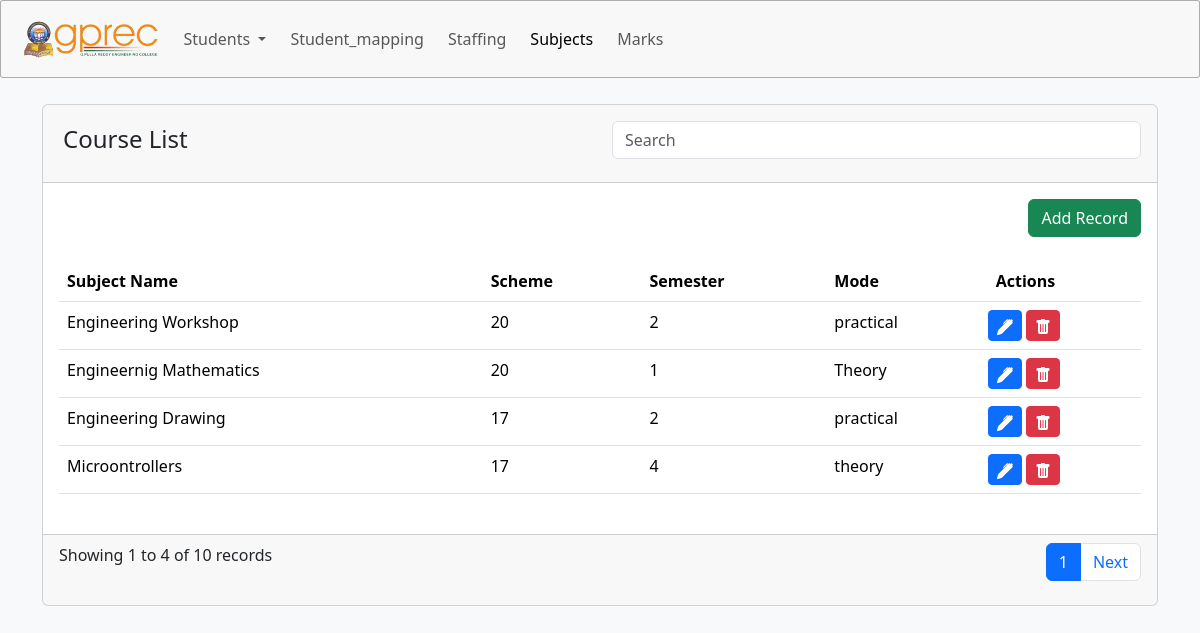
The page /show on the database its author committed.
### acad/models.py (models this page shows, shortened)
class Subjects(models.Model):
    course_code=models.CharField(max_length=10)
    subject=models.CharField(max_length=50)
    category=models.CharField(max_length=6)
    scheme=models.IntegerField()
    semester=models.IntegerField()
    mode=models.CharField(max_length=10)
    credits=models.DecimalField(max_digits=10, decimal_places=2)
    type=models.CharField(max_length=10)
    end_exam_marks=models.IntegerField()
    cia_marks=models.IntegerField()
    total_marks=models.IntegerField()

### acad/views.py (the view)
# urls.py: path('show', views.show, name='show'),
def show(request):
    subjects_records = Subjects.objects.all().order_by('-id')
    subjects_with_branches = []
    for subject_record in subjects_records:
        course_code = subject_record.course_code
        branches = Branch.objects.filter(course_code=course_code).values_list('branch', flat=True)
        subjects_with_branches.append({'subject': subject_record, 'branches': branches})
    page = request.GET.get('page', 1)
    records_per_page = 4
    paginator = Paginator(subjects_with_branches, records_per_page)
    try:
        records = paginator.page(page)
    except EmptyPage:
        records = paginator.page(paginator.num_pages)
    return render(request, 'show.html', {'records': records})

### templates/show.html (shortened to what this page needs)
{% extends "base.html" %}
{% block body %}
{% load static %}
<link rel="stylesheet" href="{% static "bbbootstrap.css" %}">
<div class="container my-5">
    <div class="card">
        <div class="card-header p-3">
            <div class="row">
                <div class="col-md-6">
                    <h4 class="p-1">Course List</h4>
                </div>
                <div class="col-md-6 text-right">
                    <input type="text" id="searchInput" class="form-control" placeholder="Search">
                </div>
            </div>
        </div>
        <div class="card-body">
            <div class="row">
                <div class="col">
                    <a href="{% url 'subject' %}" class="btn btn-success float-end mb-4">Add Record</a>
                </div>
            </div>
            <div class="row">
                <div class="table-responsive">
                    <table class="table" id="dataTable">
                        <thead>
                            <tr>
                                <th>Subject Name</th>
                                <th>Scheme</th>
                                <th>Semester</th>
                                <th>Mode</th>
                                <th>Actions</th>
                            </tr>
                        </thead>
                        <tbody>
                            {% for record in records %}
                            <tr>
                                <td>{{ record.subject.subject }}</td>
                                <td>{{ record.subject.scheme }}</td>
                                <td>{{ record.subject.semester }}</td>
                                <td>{{ record.subject.mode }}</td>
                                <td class="mx-0 px-0">
                                    <button class="btn btn-sm btn-primary" data-bs-toggle="modal"
                                        data-bs-target="#editModal{{ record.subject.id }}">
                                    </button>
                                    <button class="btn btn-sm btn-danger" data-bs-toggle="modal"
                                        data-bs-target="#deleteModal{{ record.subject.id }}">
                                    </button>
                                </td>
                            </tr>
                            {% endfor %}
                        </tbody>
                    </table>
                </div>
            </div>
        </div>
        <div class="card-footer mt-2">
            <div class="d-flex justify-content-between">
                <span>Showing {{ records.start_index }} to {{ records.end_index }} of {{ records.paginator.count }}
                    records</span>
                <ul class="pagination">
                    <li class="page-item active"><span class="page-link">{{ records.number }}</span></li>
                    {% if records.has_next %}
                    <li class="page-item"><a class="page-link" href="?page={{ records.next_page_number }}">Next</a></li>
                    {% endif %}
                </ul>
            </div>
        </div>
    </div>
</div>
{% endblock body %}

### rows shown on the page
Subjects: subject.subject "Engineering Workshop", subject.scheme "20", subject.semester "2", subject.mode "practical"
Subjects: subject.subject "Engineernig Mathematics", subject.scheme "20", subject.semester "1", subject.mode "Theory"
Subjects: subject.subject "Engineering Drawing", subject.scheme "17", subject.semester "2", subject.mode "practical"
Subjects: subject.subject "Microontrollers", subject.scheme "17", subject.semester "4", subject.mode "theory"

### other values the page prints
{{ records.start_index }} "1"
{{ records.end_index }} "4"
{{ records.paginator.count }} "10"
{{ records.number }} "1"
